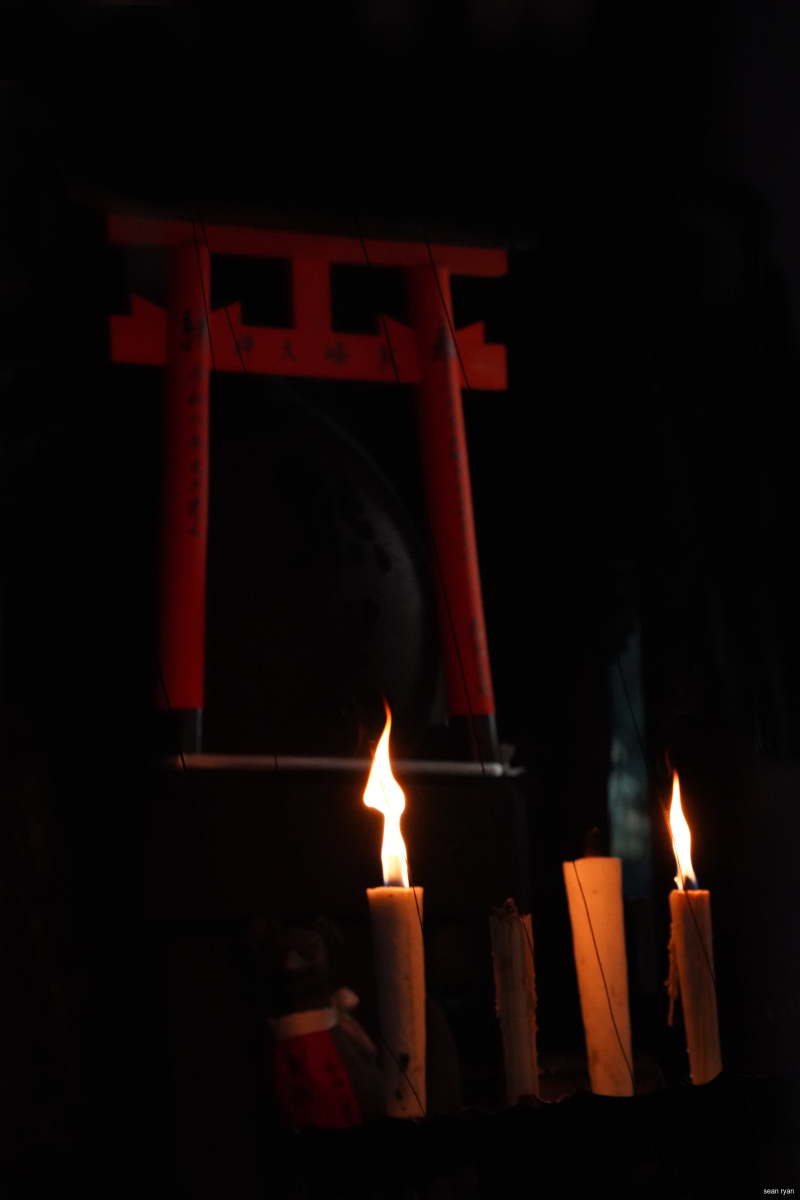
#> input picture test_data/japan-by-night/SA701003.nice.editted.jpg, 1600 x 2400 px, given in place of A, which was not available (shown at 1/2 size)
$ python -i collage.py   (imports and definitions only)
#> lines starting #> are read from the running program, lines starting #| are printed output that depends on the picture; after the words box and inside, x2 and y2 are one past the last pixel; in counts of white or black regions, pixels touching at a corner belong together; pictures that were not available may be replaced by others from this repository, and a replacement may not be noted
### folder_cover_gen/output.py
from . import config

def print_debug(message):
    if config.is_debug:
        print(message)

def print_error(message):
    print(f"ERROR: {message}")

def print_warning(message):
    print(f"WARNING: {message}")

def print_verbose(message):
    if config.is_verbose or config.is_debug:
        print(message)

### folder_cover_gen/collage.py
from PIL import Image, ImageOps
import cv2
import numpy as np
import random
from pathlib import Path

from . import output, config

COVER_SIZE = 1024
PHOTO_SIZE = 300
BORDER = 3

def load_small(path, max_dim=1200):
    output.print_debug(f"Loading image: {path}")
    try:
        img = Image.open(path)

        # ✅ Apply EXIF orientation
        img = ImageOps.exif_transpose(img)

        img.thumbnail((max_dim, max_dim), Image.Resampling.LANCZOS)

        if img.mode != "RGB":
            img = img.convert("RGB")

        img = np.array(img)
        img = cv2.cvtColor(img, cv2.COLOR_RGB2BGR)

        # Fix for transparent pixels: ensure no pixel is exactly TRANSPARENT_COLOR
        # because TRANSPARENT_COLOR is used as the transparency key during pasting.
        # We create a replacement color that is just slightly different from TRANSPARENT_COLOR.
        b, g, r = config.TRANSPARENT_COLOR
        # Just change blue channel by 1 to avoid exact match.
        if b < 255:
            b_rep = b + 1
        else:
            b_rep = b - 1
        REPLACEMENT_COLOR = (b_rep, g, r)

        # Now we can safely replace any pixels that were originally the transparent color with the replacement color.
        img[np.all(img == config.TRANSPARENT_COLOR, axis=-1)] = REPLACEMENT_COLOR

        return img

    except Exception as e:
        output.print_error(f"Error loading image {path}: {e}")
        return None

def add_border(img):

    return cv2.copyMakeBorder(
        img,
        BORDER,
        BORDER,
        BORDER,
        BORDER,
        cv2.BORDER_CONSTANT,
        value=config.BORDER_COLOR
    )


def rotate(img, angle):

    h, w = img.shape[:2]
    center = (w // 2, h // 2)

    M = cv2.getRotationMatrix2D(center, angle, 1.0)

    rotated = cv2.warpAffine(
        img,
        M,
        (w, h),
        borderMode=cv2.BORDER_CONSTANT,
        borderValue=config.TRANSPARENT_COLOR
    )

    return rotated


def add_shadow(canvas, img, x, y):
    """
    Adds a soft, blurred shadow for the given image onto the canvas.
    The shadow is shaped like the image and offset to the top-right.
    """
    shadow_offset = 8
    shadow_alpha = 0.35  # Increased alpha a bit to make the softer shadow more visible
    blur_amount = 21  # Kernel size for Gaussian Blur, must be odd

    h, w = img.shape[:2]

    # 1. Create a grayscale mask of the image's shape
    shadow_mask = (np.any(img != config.TRANSPARENT_COLOR, axis=2)).astype(np.uint8) * 255

    # 2. Blur the mask to create a soft shadow
    # The blur kernel size must be an odd number
    if blur_amount % 2 == 0:
        blur_amount += 1
    blurred_mask = cv2.GaussianBlur(shadow_mask, (blur_amount, blur_amount), 0)

    # 3. Determine the shadow's position (top-right offset)
    shadow_x_start = x + shadow_offset
    shadow_y_start = y - shadow_offset

    # 4. Calculate the region of interest (ROI) on the main canvas
    canvas_y_start = max(0, shadow_y_start)
    canvas_x_start = max(0, shadow_x_start)
    canvas_y_end = min(canvas.shape[0], shadow_y_start + h)
    canvas_x_end = min(canvas.shape[1], shadow_x_start + w)

    # If the shadow area is completely off-canvas, there's nothing to do
    if canvas_y_end <= canvas_y_start or canvas_x_end <= canvas_x_start:
        return

    # 5. Get the slice of the canvas that the shadow will be drawn on
    canvas_slice = canvas[canvas_y_start:canvas_y_end, canvas_x_start:canvas_x_end]

    # 6. Calculate the corresponding slice of the blurred mask
    mask_y_start = canvas_y_start - shadow_y_start
    mask_x_start = canvas_x_start - shadow_x_start
    mask_y_end = mask_y_start + (canvas_y_end - canvas_y_start)
    mask_x_end = mask_x_start + (canvas_x_end - canvas_x_start)
    blurred_mask_slice = blurred_mask[mask_y_start:mask_y_end, mask_x_start:mask_x_end]

    # 7. Blend the shadow onto the canvas slice
    # Normalize the mask to get alpha values (0.0 to 1.0) and scale by shadow_alpha
    # Add a new axis to allow broadcasting with the 3-channel canvas slice
    alpha_mask = (blurred_mask_slice / 255.0 * shadow_alpha)[:, :, np.newaxis]

    # The blending formula is: New = Background * (1 - alpha) + ShadowColor * alpha
    # Since ShadowColor is black (0), this simplifies to: New = Background * (1 - alpha)
    blended_slice = canvas_slice.astype(np.float32) * (1 - alpha_mask)

    # Update the canvas with the blended result
    canvas[canvas_y_start:canvas_y_end, canvas_x_start:canvas_x_end] = blended_slice.astype(np.uint8)

def expand_for_rotation(img):
    """Expand image with transparent background to make room for rotation."""
    h, w = img.shape[:2]
    new_size = int(max(h, w) * 1.5)

    expanded = np.full((new_size, new_size, 3), config.TRANSPARENT_COLOR, dtype=np.uint8)

    y_offset = (new_size - h) // 2
    x_offset = (new_size - w) // 2

    expanded[y_offset:y_offset+h, x_offset:x_offset+w] = img

    return expanded


def paste(canvas, img, x, y):

    h, w = img.shape[:2]

    # Clip coordinates to canvas boundaries
    y_start = max(0, y)
    x_start = max(0, x)
    y_end = min(canvas.shape[0], y + h)
    x_end = min(canvas.shape[1], x + w)

    # Calculate corresponding image slice
    img_y_start = y_start - y
    img_x_start = x_start - x
    img_y_end = img_y_start + (y_end - y_start)
    img_x_end = img_x_start + (x_end - x_start)

    # Skip if there's nothing to paste
    if y_end <= y_start or x_end <= x_start:
        return

    # Get the image slice to paste
    img_slice = img[img_y_start:img_y_end, img_x_start:img_x_end]

    # Create mask - pixels where at least one channel is non-zero
    mask = np.any(img_slice != config.TRANSPARENT_COLOR, axis=2)

    # Create a fresh target by reading current canvas and updating only mask pixels
    canvas[y_start:y_end, x_start:x_end][mask] = img_slice[mask]


def prepare_image(path):
    img = load_small(path)

    if img is None:
        print(f"WARNING: Failed to load image: {path}")
        return None

    # Resize while preserving aspect ratio, and pad to square
    h, w = img.shape[:2]
    if h > w:
        new_h = PHOTO_SIZE
        new_w = int(w * (PHOTO_SIZE / h))
    else:
        new_w = PHOTO_SIZE
        new_h = int(h * (PHOTO_SIZE / w))

    resized = cv2.resize(img, (new_w, new_h), interpolation=cv2.INTER_AREA)

    padded = np.full((PHOTO_SIZE, PHOTO_SIZE, 3), config.IMAGE_PADDING_COLOR, dtype=np.uint8)
    y_offset = (PHOTO_SIZE - new_h) // 2
    x_offset = (PHOTO_SIZE - new_w) // 2
    padded[y_offset:y_offset+new_h, x_offset:x_offset+new_w] = resized
    img = padded

    img = add_border(img)

    img = expand_for_rotation(img)

    angle = random.uniform(-20, 20)

    img = rotate(img, angle)

    return img


def path_matches_include(path):
    if not config.INCLUDE_SUBSTRINGS:
        return False

    filename = Path(path).name.lower()
    return any(term in filename for term in config.INCLUDE_SUBSTRINGS)


def prioritize_included_paths(paths):
    prioritized = [p for p in paths if path_matches_include(p)]
    others = [p for p in paths if not path_matches_include(p)]

    random.shuffle(prioritized)
    random.shuffle(others)

    return prioritized + others


def create_collage(paths):

    canvas = np.full((COVER_SIZE, COVER_SIZE, 3), config.TRANSPARENT_COLOR, dtype=np.uint8)

    imgs = []
    img_paths = []

    # First, identify the cover image by filename (case-insensitive, just the filename)
    cover_idx = None
    for i, p in enumerate(paths):
        filename = Path(p).name.lower()
        if filename.lower().startswith('cover.'):
            cover_idx = i
            break

    # Add other images first (stop at 2 if we have a cover, or 3 if we don't)
    target_count = 2 if cover_idx is not None else 3
    available_paths = prioritize_included_paths([p for i, p in enumerate(paths) if i != cover_idx])

    for p in available_paths:
        img = prepare_image(p)
#> in load_small, img is the input picture: PIL image 1600x2400 RGB; mean R, G, B 14.4, 6.2, 5.1
#> in load_small, `img[np.all(img == config.TRANSPARENT_COLOR, axis=-1)] = REPLACEMENT_CO..`: img: shape (1200, 800, 3); mean B, G, R 5.1, 6.2, 14.4
#> in rotate, `rotated = cv2.warpAffine( img, M, (w, h), borderMode=cv2.BORDER_CONSTA..`:
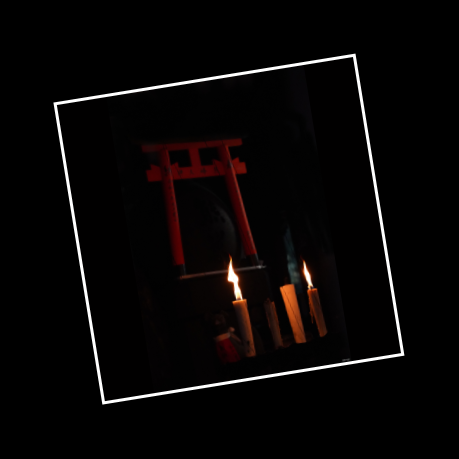
#> rotated: shape (459, 459, 3); mean B, G, R 5.9, 6.2, 8.7
        if img is not None:
            imgs.append(img)
            img_paths.append(p)
        if len(imgs) >= target_count:
            break
#> pass 2 of the loop in create_collage, `for p in available_paths:`:
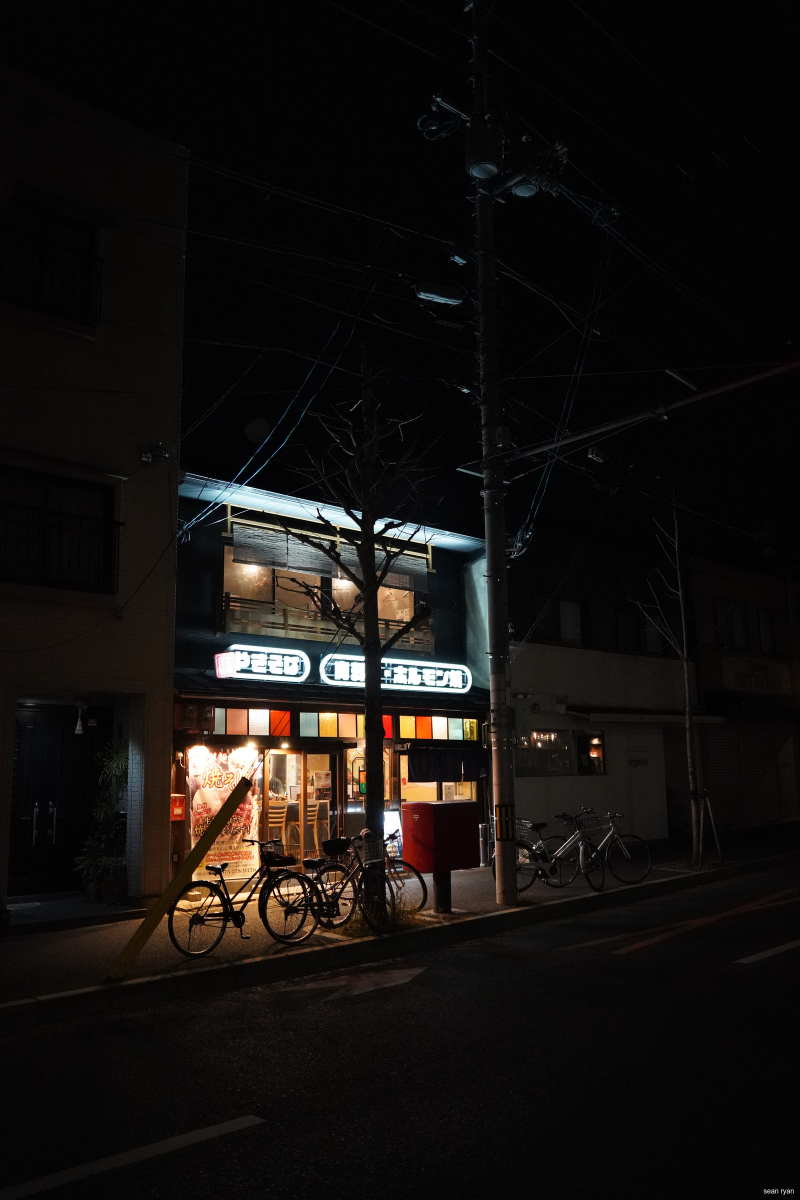
#> input picture test_data/japan-by-night/SA701350.nice.editted.jpg, 1600 x 2400 px, given in place of , which was not available (shown at 1/2 size)
#> in load_small, img is the input picture: PIL image 1600x2400 RGB; mean R, G, B 20.9, 17.9, 15.7
#> in add_border (call 2), `return cv2.copyMakeBorder( img, BORDER, BORDER, BORDER, BORDER, cv2.BO..`:
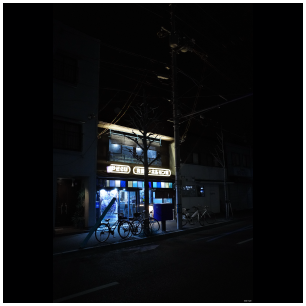
#> returned value: shape (306, 306, 3); mean of channels 0, 1, 2 20, 21.3, 23.6; drawn as R, G, B
#> in rotate (call 2), `rotated = cv2.warpAffine( img, M, (w, h), borderMode=cv2.BORDER_CONSTA..`:
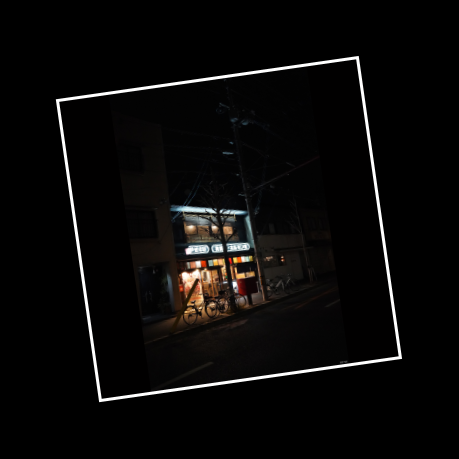
#> rotated: shape (459, 459, 3); mean B, G, R 8.9, 9.5, 10.5

    # Then prepare and add the cover image at the end (so it draws on top)
    if cover_idx is not None:
        cover_img = prepare_image(paths[cover_idx])
        if cover_img is not None:
            imgs.append(cover_img)
            img_paths.append(paths[cover_idx])
        else:
            # If cover image failed to prepare, log it
            output.print_warning(f"Cover image failed to prepare: {paths[cover_idx]}")

    if len(imgs) < 3:
        output.print_warning(f"Not enough valid images to create collage for: {paths}")
        return None

    if len(imgs) > 3:
        raise ValueError(f"Too many images prepared for collage: {len(imgs)}. Paths: {img_paths}")

    if cover_idx is not None and "cover." not in str(img_paths[-1]).lower():
        raise ValueError(f"Cover image is not at the end of the list: {img_paths[-1]}")

    positions = [
        (random.randint(80,130), random.randint(80,130)),
        (random.randint(350,400), random.randint(80,130)),
        (random.randint(215,265), random.randint(350,400))
    ]

    for img,(x,y) in zip(imgs,positions):

        add_shadow(canvas,img,x,y)
        paste(canvas,img,x,y)
#> this loop made 3 passes
#> (x, y, shadow_x_start in add_shadow, shadow_y_start in add_shadow, canvas_y_start in add_shadow, canvas_x_start in add_shadow, canvas_y_end in add_shadow, canvas_x_end in add_shadow) on passes 1 to 3: (116, 94, 124, 86, 86, 124, 545, 583), (365, 89, 373, 81, 81, 373, 540, 832), (249, 378, 257, 370, 370, 257, 829, 716)
#> pass 1, in add_shadow, `shadow_mask = (np.any(img != config.TRANSPARENT_COLOR, axis=2)).astype..`:
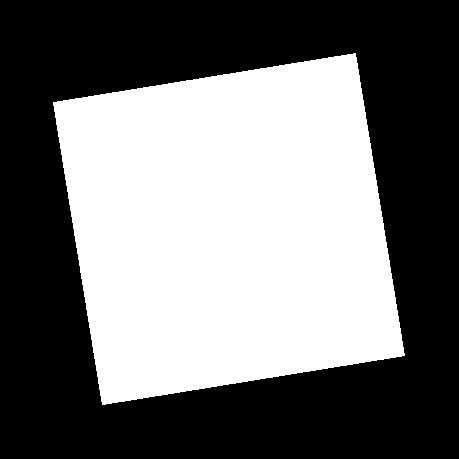
#> shadow_mask: shape (459, 459); 44.7% white; 1 white region, box (x1, y1, x2, y2) and area: (53, 53, 405, 405) 94226
#> pass 1, in add_shadow, `blurred_mask = cv2.GaussianBlur(shadow_mask, (blur_amount, blur_amount..`:
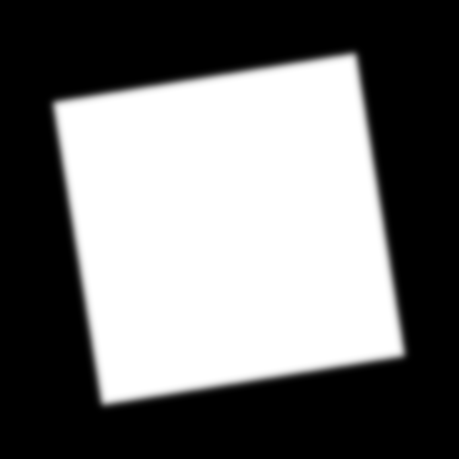
#> blurred_mask: shape (459, 459); min 0, max 255, mean 114
#> pass 1, in add_shadow, `alpha_mask = (blurred_mask_slice / 255.0 * shadow_alpha)[:, :, np.newa..`:
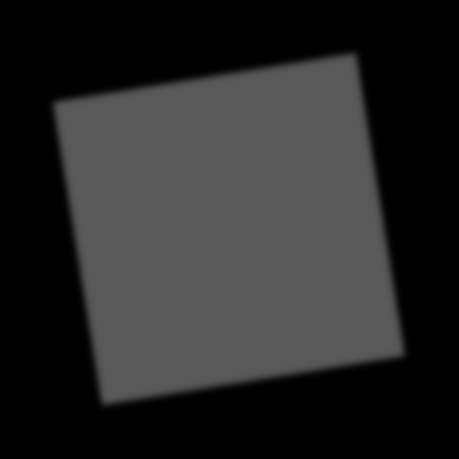
#> alpha_mask: shape (459, 459, 1) float64; min 0, max 0.35, mean 0.157
#> after the loop:
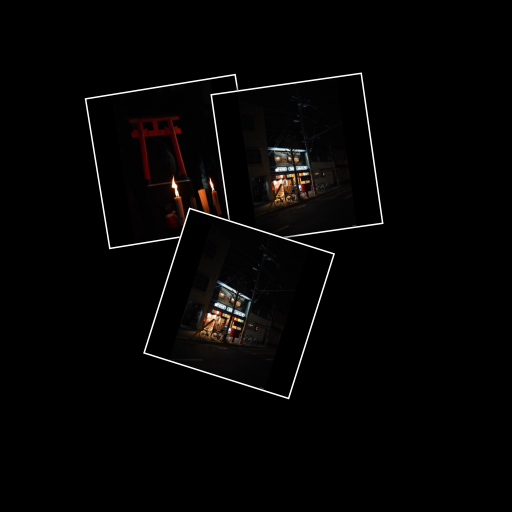
#> canvas: shape (1024, 1024, 3) (shown at 1/2 size); mean B, G, R 4.3, 4.6, 5.4

    # Crop to remove excess black and add a small border
    non_transparent = np.any(canvas != config.TRANSPARENT_COLOR, axis=2)
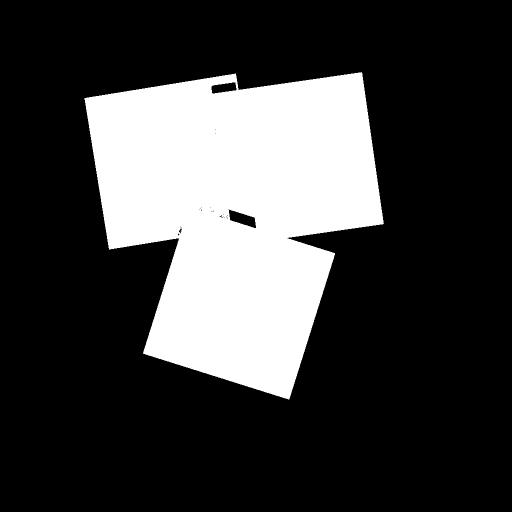
#> non_transparent: shape (1024, 1024) bool (shown at 1/2 size); 24.6% white; 1 white region, box (x1, y1, x2, y2) and area: (169, 144, 768, 799) 257573
    coords = np.argwhere(non_transparent)
#> coords = 257573 pairs, first value 144 to 798, second value 169 to 767

    if len(coords) > 0:
        y_min, x_min = coords.min(axis=0)
#> y_min = 144; x_min = 169
        y_max, x_max = coords.max(axis=0)
#> y_max = 798; x_max = 767

        # Add some padding
        padding = 20
        y_min = max(0, y_min - padding)
#> y_min = 124
        x_min = max(0, x_min - padding)
#> x_min = 149
        y_max = min(canvas.shape[0], y_max + padding)
#> y_max = 818
        x_max = min(canvas.shape[1], x_max + padding)
#> x_max = 787

        # Crop and ensure square aspect ratio
        crop_h = y_max - y_min
#> crop_h = 694
        crop_w = x_max - x_min
#> crop_w = 638
        crop_size = max(crop_h, crop_w)
#> crop_size = 694

        # Recenter if needed
        if crop_h < crop_size:
            y_min = max(0, y_min - (crop_size - crop_h) // 2)
            y_max = min(canvas.shape[0], y_min + crop_size)
        if crop_w < crop_size:
            x_min = max(0, x_min - (crop_size - crop_w) // 2)
#> x_min = 121
            x_max = min(canvas.shape[1], x_min + crop_size)
#> x_max = 815

        canvas = canvas[y_min:y_max, x_min:x_max]
#> canvas: shape (694, 694, 3)

        # Add black border
        border_size = 10
        canvas = cv2.copyMakeBorder(canvas, border_size, border_size, border_size, border_size, cv2.BORDER_CONSTANT, value=config.TRANSPARENT_COLOR)
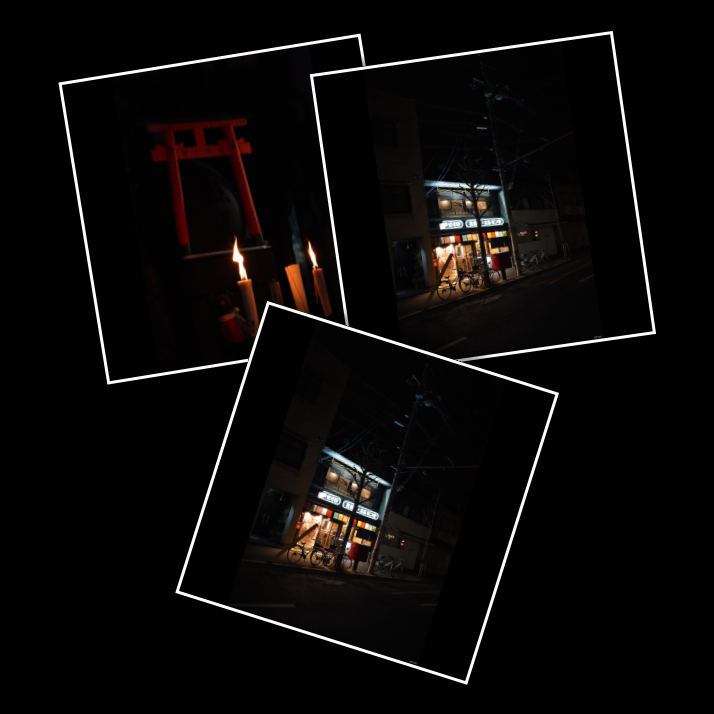
#> canvas: shape (714, 714, 3); mean B, G, R 8.8, 9.4, 11.2

    # Replace transparent background with the desired canvas background color
    # Note: TRANSPARENT_COLOR is (0,0,0) by default
    if config.CANVAS_BACKGROUND_COLOR != config.TRANSPARENT_COLOR:
        mask = np.all(canvas == config.TRANSPARENT_COLOR, axis=2)
        canvas[mask] = config.CANVAS_BACKGROUND_COLOR

    return canvas

>>> result = create_collage('../test_data/japan-by-night/SA701003.nice.editted.jpg')
